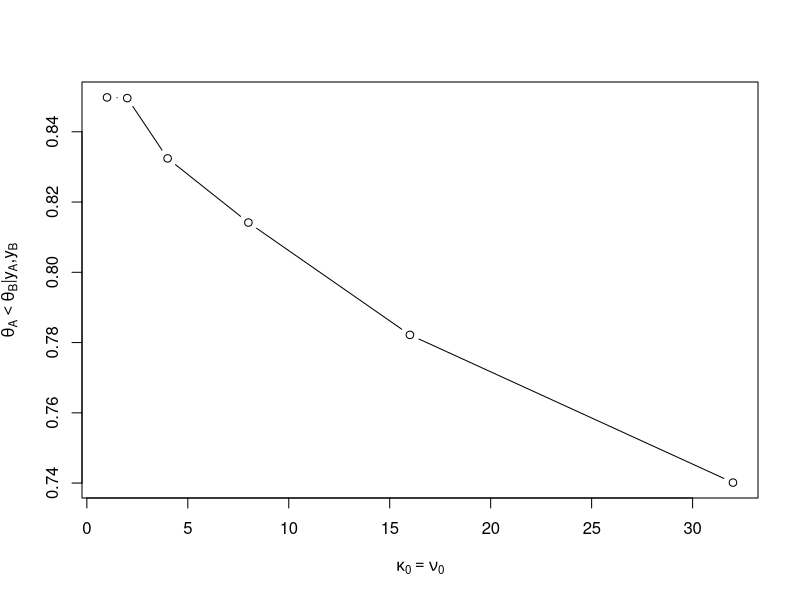
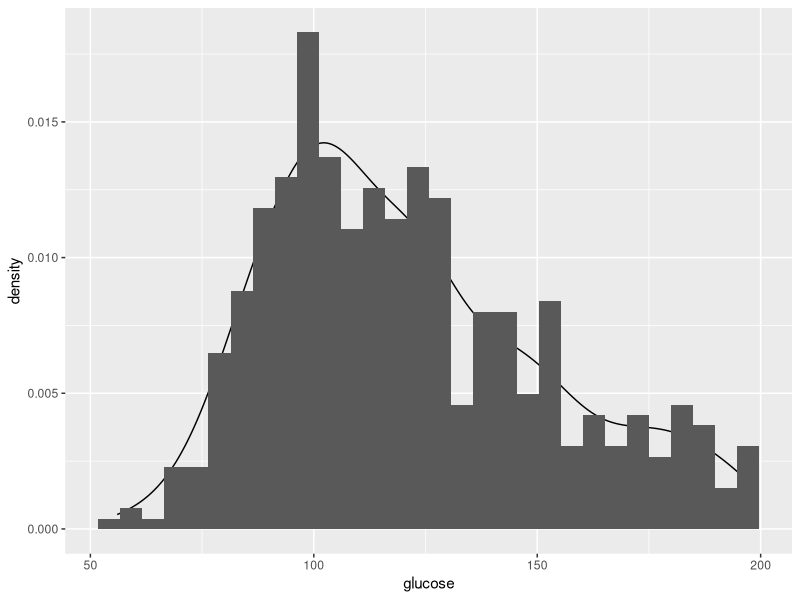
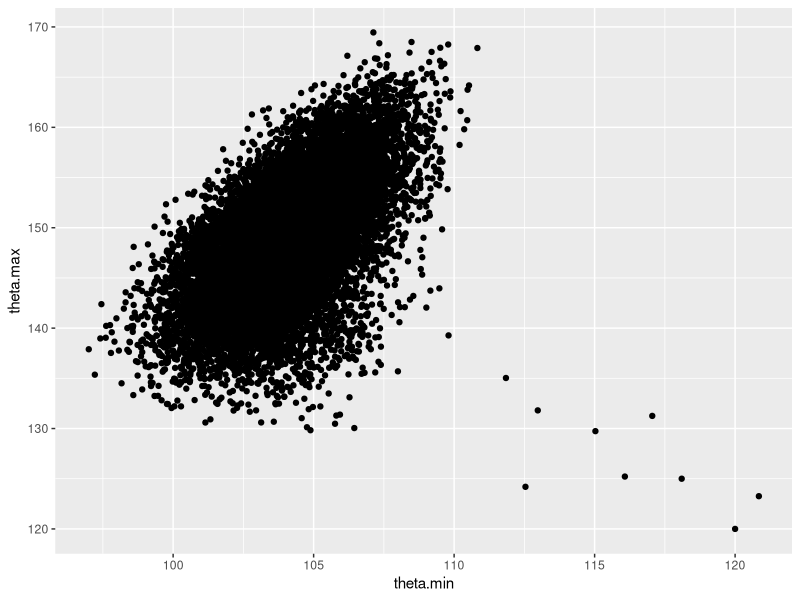
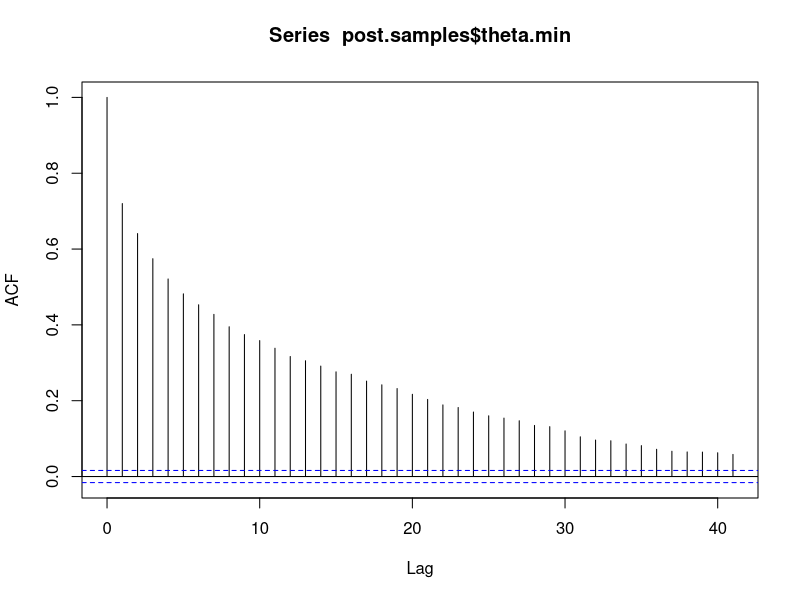
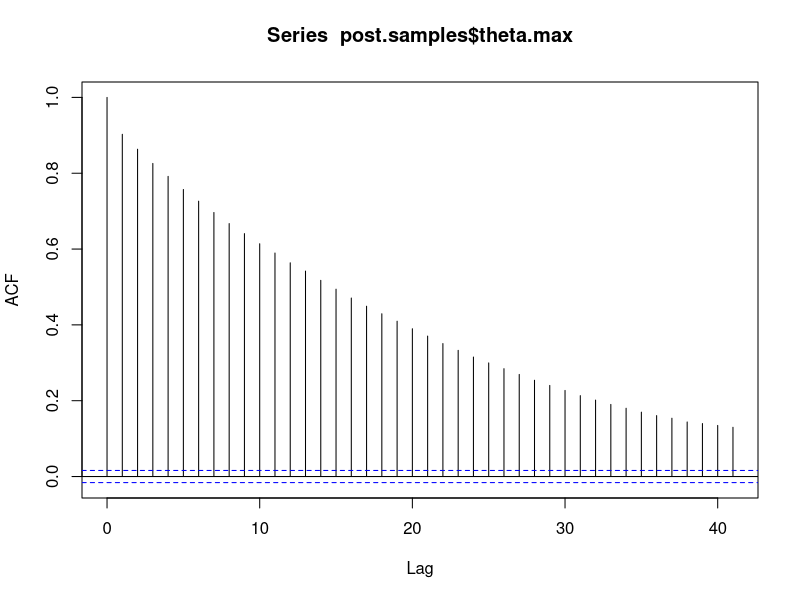
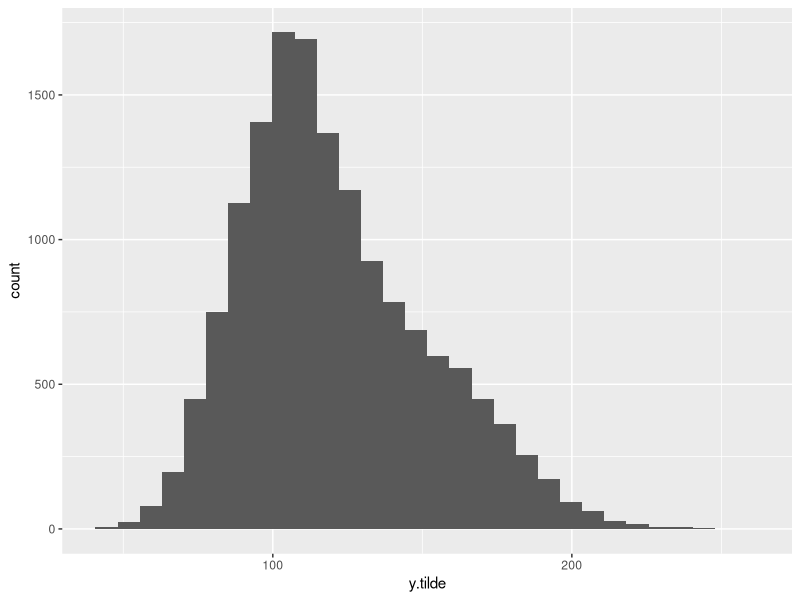
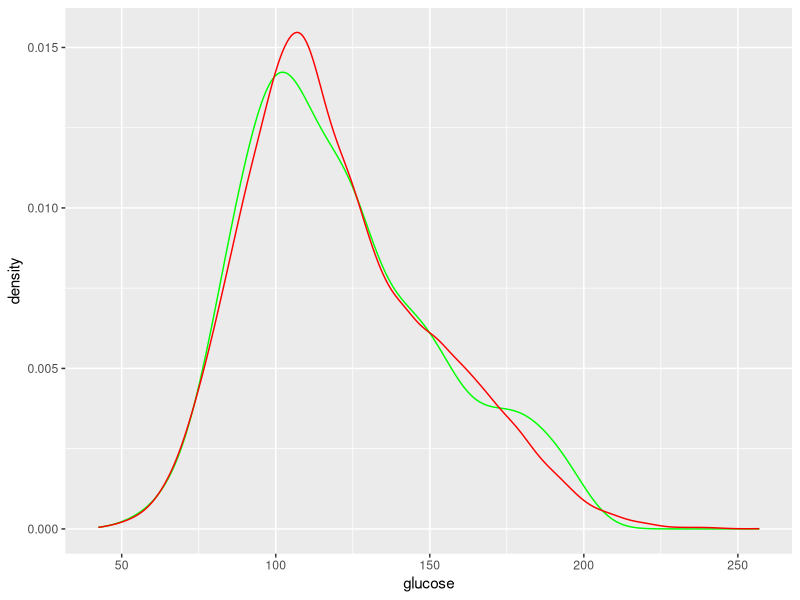

The R script that drew these images, in order:
## ---- chunk 1
knitr::opts_chunk$set(echo = TRUE)
library(ggplot2)
library(coda)
## ---- chunk 2
n.a = 16 ; n.b = 16;
k.0 = 2^seq(0,5,by = 1)
nu.0 = 2^seq(0,5,by = 1)

mu.0 = 75
sigma2.0 = 100

y.bar.a = 75.2 ; s.a = 7.3
y.bar.b = 77.5 ; s.b = 8.1

kappa.n.a = k.0 + n.a ; kappa.n.b = k.0 + n.b
mu.n.a = (k.0*mu.0 + n.a*y.bar.a) / kappa.n.a ; mu.n.b = (k.0*mu.0 + n.b*y.bar.b) / kappa.n.b
nu.n.a = nu.0 + n.a; nu.n.b = nu.0 + n.b
sigma2.n.a = (1/nu.n.a)*(nu.0*sigma2.0 + (n.a-1)*s.a^2 + ((k.0*n.a)/(kappa.n.a))*(y.bar.a-mu.0)^2)
sigma2.n.b = (1/nu.n.b)*(nu.0*sigma2.0 + (n.b-1)*s.b^2 + ((k.0*n.b)/kappa.n.b) * (y.bar.b-mu.0)^2)

rounds = length(k.0)
theta.a.draws.mat = matrix(NA,50000,rounds)
theta.b.draws.mat = matrix(NA,50000,rounds)
prob.a.b = rep(NA,6) 

for(i in 1:rounds){
  s2a.post.samp = 1/rgamma(50000,nu.n.a/2, sigma2.n.a*nu.n.a/2)
  s2b.post.samp = 1/rgamma(50000,nu.n.b/2, sigma2.n.b*nu.n.b/2)
  theta.a.draws.mat[,i] = rnorm(50000,mu.n.a[i], sqrt(s2a.post.samp / kappa.n.a[i]))
  theta.b.draws.mat[,i] = rnorm(50000,mu.n.b[i], sqrt(s2b.post.samp) / kappa.n.b[i])
  prob.a.b[i] = mean(theta.a.draws.mat[,i] < theta.b.draws.mat[,i])
}

theta.diff = theta.b.draws.mat - theta.a.draws.mat
colMeans(theta.diff > 0)

plot(k.0,prob.a.b, type = "b", xlab = expression(kappa[0] == nu[0]), ylab = expression(theta[A] < theta[B] *"|"* y[A]*","*y[B]))
## ---- chunk 3
glucose = scan("glucose.dat")
## ---- chunk 4
ggplot(data = as.data.frame(glucose), aes(x = glucose)) + geom_density() + geom_histogram(aes(y = ..density..))

## ---- chunk 5
gluc = scan("glucose.dat")

# Hyperparameter values
a = 1; b = 1
mu0 = 120
tau2.0 = 200
sigma2.0 = 1000
nu0 = 10
n.iter = 15000

x = rep(NA,n.iter)
theta.1 = rep(NA,n.iter)
theta.2 = rep(NA,n.iter)
sigma2.1 = rep(NA,n.iter)
sigma2.2 = rep(NA,n.iter)
p = rep(NA,n.iter)
y.tilde = rep(NA,n.iter)

theta.1[1] = mu0
theta.2[1] = mu0
sigma2.1[1] = sigma2.0
sigma2.2[1] = sigma2.0
p[1] = .5
x[1] = 1
y.tilde[1] = rnorm(1,theta.1[1],sqrt(sigma2.1[1]))

for(i in 2:n.iter){
  fc.p.x.1 = (p[i-1] * dnorm(gluc,theta.1[i-1],sqrt(sigma2.1[i-1]))) /
    (p[i-1] * dnorm(gluc,theta.1[i-1],sqrt(sigma2.1[i-1])) + (1-p[i-1]) * dnorm(gluc,theta.2[i-1],sqrt(sigma2.2[i-1])))
  #Generating actual draws from of x
  x.1 = 2-rbinom(length(fc.p.x.1),1,fc.p.x.1)
  
  i.1 = (x.1 == 1)
  n.1 = sum(i.1)
  y.1 = gluc[i.1]
  y.bar.1 = mean(y.1)
  s1 = var(y.1)
  
  i.2 = (x.1 == 2)
  n.2 = sum(i.2)
  y.2 = gluc[i.2]
  y.bar.2 = mean(y.2)
  s2 = var(y.2)
  # Posterior for p
  p[i] = rbeta(1,a+n.1,b+n.2)
  
  # From theta
  tau2.n.1 = 1 /((1/tau2.0) + n.1/sigma2.1[i-1])
  mu.n.1 = tau2.n.1 * ((mu0/tau2.0) + (n.1*y.bar.1) / sigma2.1[i-1])
  theta.1[i] = rnorm(1,mu.n.1,sqrt(tau2.n.1))

  tau2.n.2 = 1 /((1/tau2.0) + n.2/sigma2.2[i-1])
  mu.n.2 = tau2.n.2 * ((mu0/tau2.0) + (n.2*y.bar.2) / sigma2.2[i-1])
  theta.2[i] = rnorm(1,mu.n.2,sqrt(tau2.n.2))
  
  # From sigma
  nu.n.1 = nu0 + n.1
  sigma2.n.1 = (1/nu.n.1)*(nu0 * sigma2.0 + (n.1 - 1) * s1 + n.1*(y.bar.1 - theta.1[i])^2)
  sigma2.1[i] = 1 / rgamma(1,nu.n.1/2,nu.n.1*sigma2.n.1 / 2)
  
  nu.n.2 = nu0 + n.2
  sigma2.n.2 = (1/nu.n.2)*(nu0 * sigma2.0 + (n.2 - 1) * s2 + n.2*(y.bar.2 - theta.2[i])^2) 
  sigma2.2[i] = 1 / rgamma(1,nu.n.2/2,nu.n.2*sigma2.n.2 / 2)
  
  x[i] = 2-rbinom(1,1,p[i])
  if(x[i] == 1){
    y.tilde[i] = rnorm(1,theta.1[i],sqrt(sigma2.1[i]))
  }else{
    y.tilde[i] = rnorm(1,theta.2[i],sqrt(sigma2.2[i]))
  }
}

post.samples = cbind(x,p,theta.1,theta.2,sigma2.1,sigma2.2,y.tilde)
colnames(post.samples) = c("x","p","theta.1","theta.2","sigma2.1","sigma2.2","y.tilde")

post.samples = as.data.frame(post.samples)

post.samples$theta.min = NA
post.samples$theta.max = NA
for(i in 1:n.iter){
  post.samples$theta.min[i] = min(post.samples$theta.1[i],post.samples$theta.2[i])
  post.samples$theta.max[i] = max(post.samples$theta.1[i],post.samples$theta.2[i])
}

ggplot(data = post.samples, aes(x = theta.min,y = theta.max)) + geom_point()

acf(post.samples$theta.min)
acf(post.samples$theta.max)

eff.theta.min = effectiveSize(post.samples$theta.min)
eff.theta.max = effectiveSize(post.samples$theta.max)
## ---- chunk 6
ggplot(data = post.samples, aes(x = y.tilde)) + geom_histogram()

ggplot() + 
geom_density(data=as.data.frame(glucose), aes(x=glucose), color='green') +
  geom_density(data=post.samples, aes(x= y.tilde), color='red')

